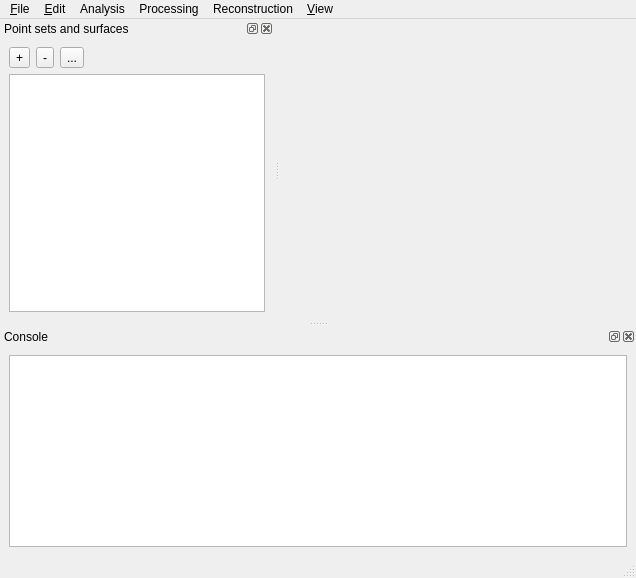
<ui version="4.0" >
 <class>MainWindow</class>
 <widget class="QMainWindow" name="MainWindow" >
  <property name="geometry" >
   <rect>
    <x>0</x>
    <y>0</y>
    <width>636</width>
    <height>578</height>
   </rect>
  </property>
  <property name="windowTitle" >
   <string>CGAL Point Set demo</string>
  </property>
  <property name="windowIcon" >
   <iconset resource="Point_set_demo.qrc" >:/cgal/icons/resources/cgal_logo.xpm</iconset>
  </property>
  <widget class="QWidget" name="centralwidget" >
   <layout class="QVBoxLayout" >
    <item>
     <widget class="Viewer" native="1" name="viewer" >
      <property name="sizePolicy" >
       <sizepolicy vsizetype="Preferred" hsizetype="Preferred" >
        <horstretch>0</horstretch>
        <verstretch>1</verstretch>
       </sizepolicy>
      </property>
     </widget>
    </item>
    <item>
     <widget class="QLabel" name="infoLabel" />
    </item>
   </layout>
  </widget>
  <widget class="QMenuBar" name="menubar" >
   <property name="geometry" >
    <rect>
     <x>0</x>
     <y>0</y>
     <width>636</width>
     <height>27</height>
    </rect>
   </property>
   <widget class="QMenu" name="menuFile" >
    <property name="title" >
     <string>&amp;File</string>
    </property>
    <addaction name="actionFileOpen" />
    <addaction name="actionFileClose" />
    <addaction name="actionFileCloseAll" />
    <addaction name="actionSaveAs" />
    <addaction name="separator" />
    <addaction name="actionQuit" />
   </widget>
   <widget class="QMenu" name="menuEdit" >
    <property name="title" >
     <string>&amp;Edit</string>
    </property>
    <addaction name="actionShowHide" />
    <addaction name="actionDuplicate" />
    <addaction name="separator" />
    <addaction name="actionDeleteSelection" />
    <addaction name="actionResetSelection" />
    <addaction name="separator" />
    <addaction name="actionConvertToPointSet" />
   </widget>
   <widget class="QMenu" name="menuView" >
    <property name="title" >
     <string>&amp;View</string>
    </property>
    <widget class="QMenu" name="menuDockWindows" >
     <property name="title" >
      <string>Dock windows</string>
     </property>
     <addaction name="dummyAction" />
    </widget>
    <addaction name="actionAntiAliasing" />
    <addaction name="actionDraw_two_sides" />
    <addaction name="menuDockWindows" />
   </widget>
   <widget class="QMenu" name="menuAnalysis" >
    <property name="title" >
     <string>Analysis</string>
    </property>
    <addaction name="actionAverageSpacing" />
    <addaction name="actionRadiusFromDensity" />
   </widget>
   <widget class="QMenu" name="menuProcessing" >
    <property name="title" >
     <string>Processing</string>
    </property>
    <addaction name="actionSimplify" />
    <addaction name="actionOutlierRemoval" />
    <addaction name="actionJetSmoothing" />
    <addaction name="actionNormalEstimation" />
   </widget>
   <widget class="QMenu" name="menuReconstruction" >
    <property name="title" >
     <string>Reconstruction</string>
    </property>
    <addaction name="actionPoissonReconstruction" />
    <addaction name="actionInsideOut" />
   </widget>
   <addaction name="menuFile" />
   <addaction name="menuEdit" />
   <addaction name="menuAnalysis" />
   <addaction name="menuProcessing" />
   <addaction name="menuReconstruction" />
   <addaction name="menuView" />
  </widget>
  <widget class="QStatusBar" name="statusbar" />
  <widget class="QDockWidget" name="sceneDockWidget" >
   <property name="locale" >
    <locale country="UnitedStates" language="English" />
   </property>
   <property name="windowTitle" >
    <string>Point sets and surfaces</string>
   </property>
   <attribute name="dockWidgetArea" >
    <number>1</number>
   </attribute>
   <widget class="QWidget" name="dockWidgetContent" >
    <layout class="QGridLayout" >
     <item row="0" column="0" >
      <layout class="QVBoxLayout" >
       <item>
        <layout class="QHBoxLayout" >
         <item>
          <widget class="QToolButton" name="addButton" >
           <property name="text" >
            <string>+</string>
           </property>
           <property name="icon" >
            <iconset resource="Point_set_demo.qrc" >:/cgal/icons/plus</iconset>
           </property>
          </widget>
         </item>
         <item>
          <widget class="QToolButton" name="removeButton" >
           <property name="text" >
            <string>-</string>
           </property>
           <property name="icon" >
            <iconset resource="Point_set_demo.qrc" >:/cgal/icons/minus</iconset>
           </property>
          </widget>
         </item>
         <item>
          <widget class="QToolButton" name="duplicateButton" >
           <property name="text" >
            <string>...</string>
           </property>
           <property name="icon" >
            <iconset resource="Point_set_demo.qrc" >:/cgal/icons/duplicate</iconset>
           </property>
          </widget>
         </item>
         <item>
          <spacer>
           <property name="orientation" >
            <enum>Qt::Horizontal</enum>
           </property>
           <property name="sizeHint" >
            <size>
             <width>40</width>
             <height>20</height>
            </size>
           </property>
          </spacer>
         </item>
        </layout>
       </item>
       <item>
        <widget class="QTreeView" name="treeView" >
         <property name="editTriggers" >
          <set>QAbstractItemView::DoubleClicked|QAbstractItemView::EditKeyPressed|QAbstractItemView::NoEditTriggers|QAbstractItemView::SelectedClicked</set>
         </property>
         <property name="alternatingRowColors" >
          <bool>true</bool>
         </property>
         <property name="indentation" >
          <number>0</number>
         </property>
        </widget>
       </item>
      </layout>
     </item>
    </layout>
   </widget>
  </widget>
  <widget class="QDockWidget" name="consoleDockWidget" >
   <property name="allowedAreas" >
    <set>Qt::BottomDockWidgetArea|Qt::LeftDockWidgetArea|Qt::NoDockWidgetArea|Qt::TopDockWidgetArea</set>
   </property>
   <property name="windowTitle" >
    <string>Console</string>
   </property>
   <attribute name="dockWidgetArea" >
    <number>8</number>
   </attribute>
   <widget class="QWidget" name="dockWidgetContents" >
    <layout class="QVBoxLayout" >
     <item>
      <widget class="QTextEdit" name="consoleTextEdit" >
       <property name="readOnly" >
        <bool>true</bool>
       </property>
      </widget>
     </item>
    </layout>
   </widget>
  </widget>
  <action name="actionQuit" >
   <property name="text" >
    <string>&amp;Quit</string>
   </property>
   <property name="shortcut" >
    <string>Ctrl+Q</string>
   </property>
  </action>
  <action name="actionSimplify" >
   <property name="text" >
    <string>&amp;Simplification</string>
   </property>
  </action>
  <action name="actionFileOpen" >
   <property name="icon" >
    <iconset resource="Point_set_demo.qrc" >:/cgal/icons/plus</iconset>
   </property>
   <property name="text" >
    <string>&amp;Open...</string>
   </property>
   <property name="shortcut" >
    <string>Ctrl+O</string>
   </property>
  </action>
  <action name="actionFileClose" >
   <property name="icon" >
    <iconset resource="Point_set_demo.qrc" >:/cgal/icons/minus</iconset>
   </property>
   <property name="text" >
    <string>&amp;Close</string>
   </property>
   <property name="shortcut" >
    <string>Ctrl+W</string>
   </property>
  </action>
  <action name="actionDuplicate" >
   <property name="icon" >
    <iconset resource="Point_set_demo.qrc" >:/cgal/icons/duplicate</iconset>
   </property>
   <property name="text" >
    <string>&amp;Duplicate</string>
   </property>
   <property name="shortcut" >
    <string>Ctrl+D</string>
   </property>
  </action>
  <action name="actionAntiAliasing" >
   <property name="checkable" >
    <bool>true</bool>
   </property>
   <property name="text" >
    <string>&amp;Antialiasing</string>
   </property>
  </action>
  <action name="dummyAction" >
   <property name="text" >
    <string>n/a</string>
   </property>
  </action>
  <action name="actionFileCloseAll" >
   <property name="text" >
    <string>&amp;Close All</string>
   </property>
  </action>
  <action name="actionOptions" >
   <property name="text" >
    <string>&amp;Options...</string>
   </property>
  </action>
  <action name="actionSaveAs" >
   <property name="text" >
    <string>Save &amp;as...</string>
   </property>
   <property name="shortcut" >
    <string>Ctrl+Alt+S</string>
   </property>
  </action>
  <action name="actionSave" >
   <property name="text" >
    <string>&amp;Save</string>
   </property>
  </action>
  <action name="actionSaveAll" >
   <property name="text" >
    <string>Save a&amp;ll</string>
   </property>
  </action>
  <action name="actionMergeAll" >
   <property name="text" >
    <string>Mer&amp;ge all</string>
   </property>
  </action>
  <action name="actionMerge" >
   <property name="text" >
    <string>&amp;Merge</string>
   </property>
  </action>
  <action name="actionSelectAll" >
   <property name="text" >
    <string>Select &amp;all</string>
   </property>
  </action>
  <action name="actionSelectNone" >
   <property name="text" >
    <string>Select &amp;none</string>
   </property>
  </action>
  <action name="actionSelectInvert" >
   <property name="text" >
    <string>&amp;Invert selection</string>
   </property>
  </action>
  <action name="actionShowHide" >
   <property name="text" >
    <string>Show/Hide</string>
   </property>
   <property name="shortcut" >
    <string>Ctrl+Space</string>
   </property>
  </action>
  <action name="actionInsideOut" >
   <property name="text" >
    <string>Inside-out</string>
   </property>
  </action>
  <action name="actionRadiusFromDensity" >
   <property name="text" >
    <string>Point radius from density</string>
   </property>
  </action>
  <action name="actionOutlierRemoval" >
   <property name="text" >
    <string>Outlier removal</string>
   </property>
  </action>
  <action name="actionJetSmoothing" >
   <property name="text" >
    <string>Jet smoothing</string>
   </property>
  </action>
  <action name="actionNormalEstimation" >
   <property name="text" >
    <string>Normal estimation</string>
   </property>
  </action>
  <action name="actionDraw_two_sides" >
   <property name="checkable" >
    <bool>true</bool>
   </property>
   <property name="text" >
    <string>Draw two sides</string>
   </property>
  </action>
  <action name="actionConvertToPointSet" >
   <property name="text" >
    <string>Convert to Point Set</string>
   </property>
   <property name="toolTip" >
    <string>Convert Mesh to Point Set</string>
   </property>
  </action>
  <action name="actionDeleteSelection" >
   <property name="text" >
    <string>Delete Selection</string>
   </property>
   <property name="shortcut" >
    <string>Del</string>
   </property>
  </action>
  <action name="actionResetSelection" >
   <property name="text" >
    <string>Reset Selection</string>
   </property>
  </action>
  <action name="actionPoissonReconstruction" >
   <property name="text" >
    <string>Poisson reconstruction</string>
   </property>
  </action>
  <action name="actionAverageSpacing" >
   <property name="text" >
    <string>Average spacing</string>
   </property>
  </action>
 </widget>
 <customwidgets>
  <customwidget>
   <class>Viewer</class>
   <extends>QWidget</extends>
   <header>Viewer.h</header>
  </customwidget>
 </customwidgets>
 <resources>
  <include location="Point_set_demo.qrc" />
 </resources>
 <connections/>
</ui>
